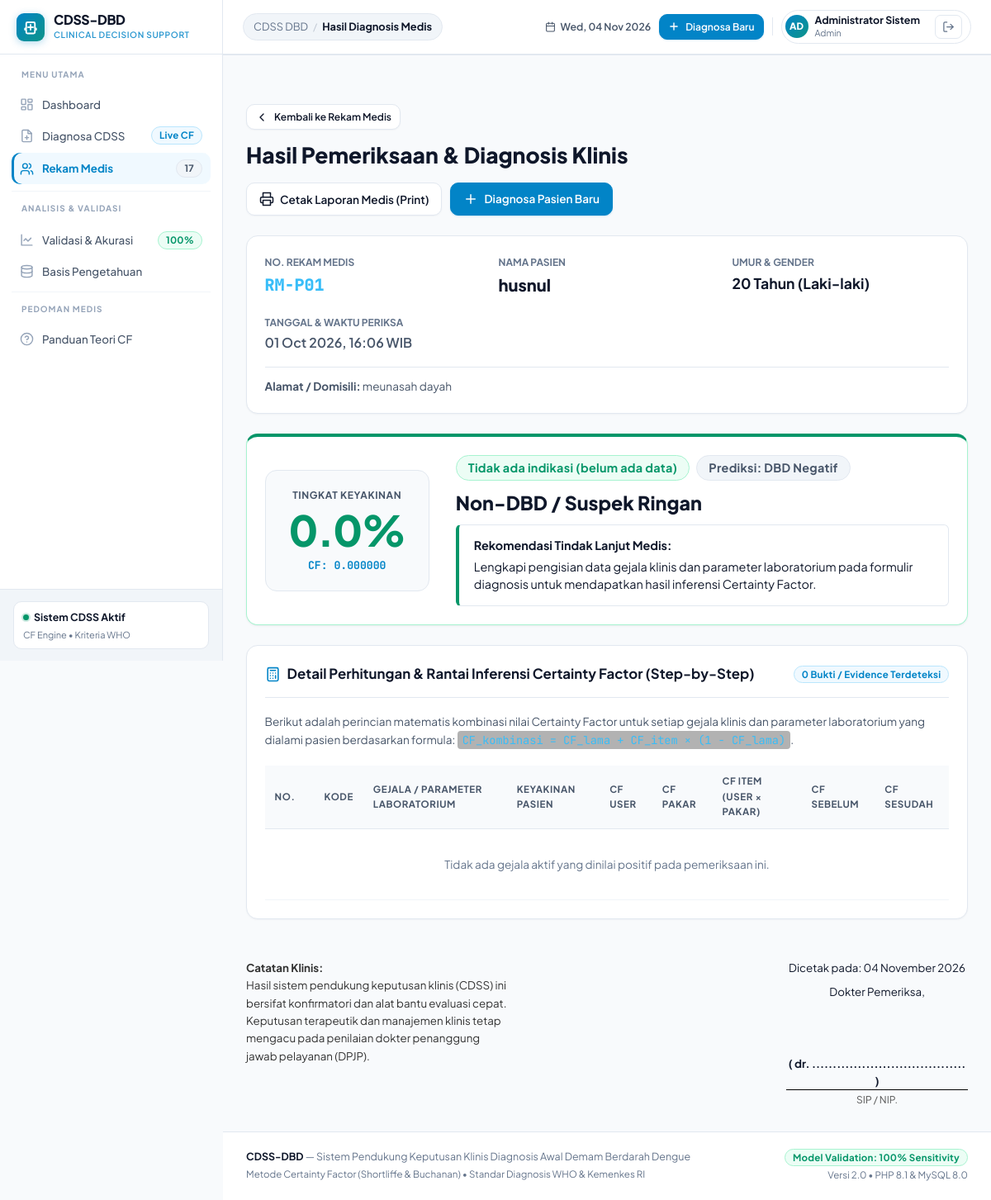
/hasil.php?id=17 (signed in), run on the app's committed database.
### tables this page shows
CREATE TABLE `hasil_diagnosis` (
  `id_hasil` int NOT NULL AUTO_INCREMENT,
  `id_pasien` int NOT NULL,
  `nilai_cf_akhir` decimal(8,6) NOT NULL,
  `persentase` decimal(5,2) NOT NULL,
  `interpretasi` varchar(100) NOT NULL,
  `derajat_dbd` varchar(150) DEFAULT NULL,
  `rekomendasi` text NOT NULL,
  `rules_terpenuhi` text,
  `prediksi_sistem` varchar(50) NOT NULL,
  `kesesuaian` varchar(50) DEFAULT NULL,
  `detail_perhitungan` longtext,
  `created_at` datetime DEFAULT CURRENT_TIMESTAMP,
  PRIMARY KEY (`id_hasil`),
  KEY `id_pasien` (`id_pasien`)
);

CREATE TABLE `pasien` (
  `id_pasien` int NOT NULL AUTO_INCREMENT,
  `no_rm` varchar(30) DEFAULT NULL,
  `nama` varchar(100) NOT NULL,
  `umur` int DEFAULT NULL,
  `jenis_kelamin` enum('L','P') DEFAULT NULL,
  `alamat` text,
  `gold_standard` enum('DBD Positif','DBD Negatif','Belum Terdiagnosis') DEFAULT 'Belum Terdiagnosis',
  `tanggal_periksa` datetime DEFAULT CURRENT_TIMESTAMP,
  PRIMARY KEY (`id_pasien`)
);

### hasil.php (the view, shortened to what this page needs)
<?php
require_once __DIR__ . '/includes/header.php';
$hasilId = !empty($_GET['id']) ? (int)$_GET['id'] : 0;
$stmt = $pdo->prepare("
    SELECT h.*, p.nama, p.no_rm, p.umur, p.jenis_kelamin, p.alamat, p.gold_standard, p.tanggal_periksa as tgl_daftar
    FROM hasil_diagnosis h
    JOIN pasien p ON h.id_pasien = p.id_pasien
    WHERE h.id_hasil = ?
");
$stmt->execute([$hasilId]);
$hasil = $stmt->fetch();
$steps = json_decode($hasil['detail_perhitungan'] ?? '[]', true) ?: [];
$cf = (float)$hasil['nilai_cf_akhir'];
$persen = (float)$hasil['persentase'];
if ($cf >= 0.80) {
    $themeColor = '#e11d48';
    $themeBadge = 'badge-danger';
    $themeBg = 'var(--rose-light)';
    $themeBorder = 'var(--rose-border)';
} elseif ($cf >= 0.60) {
    $themeColor = '#d97706';
    $themeBadge = 'badge-warning';
    $themeBg = 'var(--amber-light)';
    $themeBorder = 'var(--amber-border)';
} elseif ($cf >= 0.40) {
    $themeColor = '#0284c7';
    $themeBadge = 'badge-primary';
    $themeBg = 'var(--primary-light)';
    $themeBorder = 'var(--primary-border)';
} else {
    $themeColor = '#059669';
    $themeBadge = 'badge-success';
    $themeBorder = 'var(--emerald-border)';
}
?>
<div class="container" style="padding-top: 2rem;">
    <div class="no-print" style="display: flex; align-items: center; justify-content: space-between; margin-bottom: 1.5rem; flex-wrap: wrap; gap: 12px;">
        <div>
            <a href="<?= BASE_URL ?>/pasien.php" class="btn btn-secondary btn-sm" style="margin-bottom: 6px;">
                <svg xmlns="http://www.w3.org/2000/svg" width="16" height="16" viewBox="0 0 24 24" fill="none" stroke="currentColor" stroke-width="2" stroke-linecap="round" stroke-linejoin="round"><path d="m15 18-6-6 6-6"/></svg>
                Kembali ke Rekam Medis
            </a>
            <h1 style="font-size: 1.65rem; font-weight: 800; color: var(--text-white); margin-top: 4px;">
                Hasil Pemeriksaan & Diagnosis Klinis
            </h1>
        </div>
        <div style="display: flex; gap: 10px;">
            <button onclick="window.print()" class="btn btn-secondary">
                Cetak Laporan Medis (Print)
            </button>
            <a href="<?= BASE_URL ?>/diagnosa.php" class="btn btn-primary">
                <svg xmlns="http://www.w3.org/2000/svg" width="18" height="18" viewBox="0 0 24 24" fill="none" stroke="currentColor" stroke-width="2" stroke-linecap="round" stroke-linejoin="round"><path d="M12 5v14"/><path d="M5 12h14"/></svg>
                Diagnosa Pasien Baru
            </a>
        </div>
    </div>
    <div class="card" style="margin-bottom: 1.5rem; background: var(--bg-surface);">
        <div style="display: grid; grid-template-columns: repeat(auto-fit, minmax(200px, 1fr)); gap: 1.25rem;">
            <div>
                <div style="font-size: 0.75rem; text-transform: uppercase; color: var(--text-muted); font-weight: 700;">No. Rekam Medis</div>
                <div style="font-size: 1.25rem; font-weight: 800; color: #38bdf8; font-family: var(--font-mono); margin-top: 2px;">
                    <?= htmlspecialchars($hasil['no_rm'] ?: 'RM-' . str_pad($hasil['id_pasien'], 4, '0', STR_PAD_LEFT)) ?>
                </div>
            </div>
            <div>
                <div style="font-size: 0.75rem; text-transform: uppercase; color: var(--text-muted); font-weight: 700;">Nama Pasien</div>
                <div style="font-size: 1.25rem; font-weight: 800; color: var(--text-white); margin-top: 2px;">
                    <?= htmlspecialchars($hasil['nama']) ?>
                </div>
            </div>
            <div>
                <div style="font-size: 0.75rem; text-transform: uppercase; color: var(--text-muted); font-weight: 700;">Umur & Gender</div>
                <div style="font-size: 1.1rem; font-weight: 700; color: var(--text-primary); margin-top: 2px;">
                    <?= $hasil['umur'] ? $hasil['umur'] . ' Tahun' : '-' ?> (<?= $hasil['jenis_kelamin'] == 'L' ? 'Laki-laki' : 'Perempuan' ?>)
                </div>
            </div>
            <div>
                <div style="font-size: 0.75rem; text-transform: uppercase; color: var(--text-muted); font-weight: 700;">Tanggal & Waktu Periksa</div>
                <div style="font-size: 1rem; font-weight: 600; color: var(--text-secondary); margin-top: 2px;">
                    <?= date('d M Y, H:i', strtotime($hasil['created_at'])) ?> WIB
                </div>
            </div>
        </div>
        <?php if (!empty($hasil['alamat'])): ?>
            <div style="margin-top: 1rem; padding-top: 0.75rem; border-top: 1px solid var(--border-color); font-size: 0.85rem; color: var(--text-secondary);">
                <strong>Alamat / Domisili:</strong> <?= htmlspecialchars($hasil['alamat']) ?>
            </div>
        <?php endif; ?>
    </div>
    <div class="card" style="margin-bottom: 1.5rem; background: #ffffff; border: 1px solid <?= $themeBorder ?>; box-shadow: var(--shadow-sm); border-top: 4px solid <?= $themeColor ?>;">
        <div style="display: grid; grid-template-columns: auto 1fr; gap: 2rem; align-items: center;">
            <div style="text-align: center; padding: 1.25rem 1.75rem; background: var(--bg-primary); border-radius: var(--radius-lg); border: 1px solid var(--border-color);">
                <div style="font-size: 0.75rem; text-transform: uppercase; letter-spacing: 0.05em; color: var(--text-secondary); font-weight: 700;">Tingkat Keyakinan</div>
                <div style="font-size: 3.2rem; font-weight: 900; color: <?= $themeColor ?>; letter-spacing: -0.03em; line-height: 1.1; margin: 4px 0;">
                    <?= number_format($persen, 1) ?>%
                </div>
                <div style="font-family: var(--font-mono); font-size: 0.82rem; color: var(--primary); font-weight: 700;">
                    CF: <?= number_format($cf, 6) ?>
                </div>
            </div>
            <div>
                <div style="display: flex; gap: 8px; flex-wrap: wrap; margin-bottom: 8px;">
                    <span class="badge <?= $themeBadge ?>" style="font-size: 0.9rem; padding: 6px 14px;">
                        <?= htmlspecialchars($hasil['interpretasi']) ?>
                    </span>
                    <span class="badge badge-secondary" style="font-size: 0.9rem; padding: 6px 14px;">
                        Prediksi: <?= htmlspecialchars($hasil['prediksi_sistem']) ?>
                    </span>
                </div>
                <h2 style="font-size: 1.45rem; font-weight: 800; color: #0f172a; margin-bottom: 8px;">
                    <?= htmlspecialchars($hasil['derajat_dbd']) ?>
                </h2>
                <div style="padding: 14px 18px; background: #ffffff; border: 1px solid var(--border-color); border-left: 4px solid <?= $themeColor ?>; border-radius: var(--radius-sm); font-size: 0.9rem; color: var(--text-primary); line-height: 1.5;">
                    <strong style="color: #0f172a; display: block; margin-bottom: 4px;">Rekomendasi Tindak Lanjut Medis:</strong>
                    <?= nl2br(htmlspecialchars($hasil['rekomendasi'])) ?>
                </div>
            </div>
        </div>
    </div>
    <div class="card" style="margin-bottom: 1.5rem;">
        <div class="card-header">
            <div class="card-title">
                Detail Perhitungan & Rantai Inferensi Certainty Factor (Step-by-Step)
            </div>
            <span class="badge badge-primary"><?= count($steps) ?> Bukti / Evidence Terdeteksi</span>
        </div>
        <p style="font-size: 0.85rem; color: var(--text-secondary); margin-bottom: 1.25rem;">
            Berikut adalah perincian matematis kombinasi nilai Certainty Factor untuk setiap gejala klinis dan parameter laboratorium yang dialami pasien berdasarkan formula:
            <code style="font-family: var(--font-mono); color: #38bdf8; background: rgba(0,0,0,0.3); padding: 2px 6px; border-radius: 4px;">CF_kombinasi = CF_lama + CF_item × (1 - CF_lama)</code>.
        </p>
        <div class="table-responsive">
            <table class="table" style="font-size: 0.85rem;">
                <thead>
                    <tr>
                        <th style="width: 60px;">No.</th>
                        <th>Kode</th>
                        <th>Gejala / Parameter Laboratorium</th>
                        <th>Keyakinan Pasien</th>
                        <th>CF User</th>
                        <th>CF Pakar</th>
                        <th>CF Item (User × Pakar)</th>
                        <th>CF Sebelum</th>
                        <th>CF Sesudah</th>
                    </tr>
                </thead>
                <tbody>
                    <?php if (empty($steps)): ?>
                        <tr>
                            <td colspan="9" style="text-align: center; color: var(--text-muted); padding: 2rem;">
                                Tidak ada gejala aktif yang dinilai positif pada pemeriksaan ini.
                            </td>
                        </tr>
                    <?php endif; ?>
                </tbody>
            </table>
        </div>
    </div>
    <div class="print-only" style="margin-top: 3rem; display: flex; justify-content: space-between; page-break-inside: avoid;">
        <div style="font-size: 10pt; color: #333; max-width: 320px;">
            <p><strong>Catatan Klinis:</strong></p>
            <p>Hasil sistem pendukung keputusan klinis (CDSS) ini bersifat konfirmatori dan alat bantu evaluasi cepat. Keputusan terapeutik dan manajemen klinis tetap mengacu pada penilaian dokter penanggung jawab pelayanan (DPJP).</p>
        </div>
        <div style="text-align: center; width: 220px; font-size: 10pt;">
            <div>Dicetak pada: <?= date('d F Y') ?></div>
            <div style="margin-top: 8px;">Dokter Pemeriksa,</div>
            <div style="height: 65px;"></div>
            <div style="border-bottom: 1px solid #000; font-weight: bold;">( dr. ..................................... )</div>
            <div style="font-size: 9pt; color: #555; margin-top: 2px;">SIP / NIP.</div>
        </div>
    </div>
</div>
<?php require_once __DIR__ . '/includes/footer.php'; ?>

### assets/css/style.css (style rules this page uses)
:root { --bg-primary: #f8fafc; --bg-secondary: #ffffff; --bg-surface: #ffffff; --bg-surface-elevated: #f1f5f9; --bg-surface-hover: #f8fafc; --bg-card: #ffffff; --border-color: #e2e8f0; --border-subtle: #f1f5f9; --border-hover: #cbd5e1; --border-glow: rgba(2, 132, 199, 0.15); --text-primary: #0f172a; --text-secondary: #475569; --text-muted: #64748b; --text-light: #94a3b8; --text-white: #0f172a; --primary: #0284c7; --primary-hover: #0369a1; --primary-light: #f0f9ff; --primary-border: #bae6fd; --teal: #0d9488; --teal-light: #f0fdfa; --teal-border: #99f6e4; --emerald: #059669; --emerald-light: #ecfdf5; --emerald-border: #a7f3d0; --amber: #d97706; --amber-light: #fffbeb; --amber-border: #fde68a; --rose: #e11d48; --rose-light: #fff1f2; --rose-border: #fecdd3; --indigo: #4f46e5; --indigo-light: #eef2ff; --shadow-xs: 0 1px 2px 0 rgba(15, 23, 42, 0.04); --shadow-sm: 0 1px 3px 0 rgba(15, 23, 42, 0.06), 0 1px 2px -1px rgba(15, 23, 42, 0.04); --shadow-md: 0 4px 6px -1px rgba(15, 23, 42, 0.06), 0 2px 4px -2px rgba(15, 23, 42, 0.04); --shadow-lg: 0 10px 15px -3px rgba(15, 23, 42, 0.07), 0 4px 6px -4px rgba(15, 23, 42, 0.04); --radius-xs: 4px; --radius-sm: 6px; --radius-md: 10px; --radius-lg: 14px; --radius-xl: 20px; --radius-full: 9999px; --font-main: 'Plus Jakarta Sans', -apple-system, BlinkMacSystemFont, 'Segoe UI', Roboto, sans-serif; --font-mono: 'JetBrains Mono', monospace; --sidebar-width: 270px; --topbar-height: 66px; }
* { margin: 0; padding: 0; box-sizing: border-box; }
body { font-family: var(--font-main); background-color: var(--bg-primary); color: var(--text-primary); line-height: 1.6; min-height: 100vh; -webkit-font-smoothing: antialiased; }
a { color: var(--primary); text-decoration: none; transition: all 0.15s ease; }
.container, .container-fluid { width: 100%; margin: 0 auto; }
.card { background: #ffffff; border: 1px solid var(--border-color); border-radius: var(--radius-lg); padding: 1.35rem; box-shadow: var(--shadow-xs); transition: all 0.2s ease; position: relative; }
.card-header { display: flex; align-items: center; justify-content: space-between; margin-bottom: 1.15rem; padding-bottom: 0.85rem; border-bottom: 1px solid var(--border-color); }
.card-title { font-size: 1.05rem; font-weight: 700; color: #0f172a; display: flex; align-items: center; gap: 8px; }
.card-title svg { color: var(--primary); width: 19px; height: 19px; }
.badge { display: inline-flex; align-items: center; gap: 5px; padding: 3px 9px; border-radius: var(--radius-full); font-size: 0.72rem; font-weight: 700; letter-spacing: 0.02em; line-height: 1.2; }
.badge-primary { background: var(--primary-light); color: var(--primary); border: 1px solid var(--primary-border); }
.badge-success { background: var(--emerald-light); color: var(--emerald); border: 1px solid var(--emerald-border); }
.badge-secondary { background: #f1f5f9; color: #475569; border: 1px solid #e2e8f0; }
.btn { display: inline-flex; align-items: center; justify-content: center; gap: 7px; padding: 8px 15px; border-radius: var(--radius-md); font-size: 0.85rem; font-weight: 600; cursor: pointer; border: 1px solid transparent; transition: all 0.15s ease; text-decoration: none; font-family: inherit; }
.btn-primary { background: var(--primary); color: #ffffff; border-color: var(--primary); box-shadow: 0 1px 2px rgba(2, 132, 199, 0.2); }
.btn-secondary { background: #ffffff; color: var(--text-primary); border: 1px solid var(--border-color); box-shadow: var(--shadow-xs); }
.btn-sm { padding: 5px 10px; font-size: 0.75rem; }
.table-responsive { width: 100%; overflow-x: auto; }
.table { width: 100%; border-collapse: collapse; text-align: left; font-size: 0.85rem; }
.table th { background: #f8fafc; color: var(--text-secondary); font-weight: 700; text-transform: uppercase; font-size: 0.72rem; letter-spacing: 0.05em; padding: 10px 12px; border-bottom: 1px solid var(--border-color); }
.table td { padding: 11px 12px; border-bottom: 1px solid var(--border-subtle); color: var(--text-primary); }
.print-only { display: none; }

### data on the page
hasil_diagnosis: id_pasien.no_rm "RM-P01", id_pasien.nama "husnul", id_pasien.umur "20", created_at "01 Oct 2026, 16:06", id_pasien.alamat "meunasah dayah", persentase "0.0", nilai_cf_akhir "0.000000", interpretasi "Tidak ada indikasi (belum ada data)", prediksi_sistem "DBD Negatif", derajat_dbd "Non-DBD / Suspek Ringan", rekomendasi "Lengkapi pengisian data gejala klinis dan parameter laboratorium pada formulir diagnosis untuk mendapatkan hasil inferensi Certainty Factor.", detail_perhitungan "0"

### other printed values
$totalPasienSidebar "17"
$currentBreadcrumb "Hasil Diagnosis Medis"
$authUser['initials'] "AD"
$authUser['nama_lengkap'] "Administrator Sistem"
$authUser['role'] "Admin"
